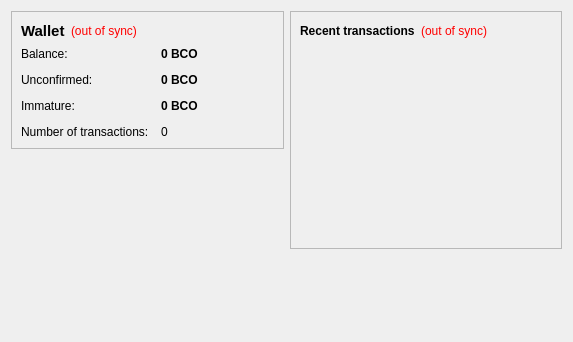
<?xml version="1.0" encoding="UTF-8"?>
<ui version="4.0">
 <class>OverviewPage</class>
 <widget class="QWidget" name="OverviewPage">
  <property name="geometry">
   <rect>
    <x>0</x>
    <y>0</y>
    <width>573</width>
    <height>342</height>
   </rect>
  </property>
  <property name="windowTitle">
   <string>Form</string>
  </property>
  <layout class="QHBoxLayout" name="horizontalLayout" stretch="1,1">
   <item>
    <layout class="QVBoxLayout" name="verticalLayout_2">
     <item>
      <widget class="QFrame" name="frame">
       <property name="frameShape">
        <enum>QFrame::StyledPanel</enum>
       </property>
       <property name="frameShadow">
        <enum>QFrame::Raised</enum>
       </property>
       <layout class="QVBoxLayout" name="verticalLayout_4">
        <item>
         <layout class="QHBoxLayout" name="horizontalLayout_4">
          <item>
           <widget class="QLabel" name="label_5">
            <property name="font">
             <font>
              <pointsize>11</pointsize>
              <weight>75</weight>
              <bold>true</bold>
             </font>
            </property>
            <property name="text">
             <string>Wallet</string>
            </property>
           </widget>
          </item>
          <item>
           <widget class="QLabel" name="labelWalletStatus">
            <property name="toolTip">
             <string>The displayed information may be out of date. Your wallet automatically synchronizes with the BetCoin network after a connection is established, but this process has not completed yet.</string>
            </property>
            <property name="styleSheet">
             <string notr="true">QLabel { color: red; }</string>
            </property>
            <property name="text">
             <string notr="true">(out of sync)</string>
            </property>
            <property name="alignment">
             <set>Qt::AlignLeading|Qt::AlignLeft|Qt::AlignVCenter</set>
            </property>
           </widget>
          </item>
          <item>
           <spacer name="horizontalSpacer_2">
            <property name="orientation">
             <enum>Qt::Horizontal</enum>
            </property>
            <property name="sizeHint" stdset="0">
             <size>
              <width>40</width>
              <height>20</height>
             </size>
            </property>
           </spacer>
          </item>
         </layout>
        </item>
        <item>
         <layout class="QFormLayout" name="formLayout_2">
          <property name="fieldGrowthPolicy">
           <enum>QFormLayout::AllNonFixedFieldsGrow</enum>
          </property>
          <property name="horizontalSpacing">
           <number>12</number>
          </property>
          <property name="verticalSpacing">
           <number>12</number>
          </property>
          <item row="0" column="0">
           <widget class="QLabel" name="label">
            <property name="text">
             <string>Balance:</string>
            </property>
           </widget>
          </item>
          <item row="0" column="1">
           <widget class="QLabel" name="labelBalance">
            <property name="font">
             <font>
              <weight>75</weight>
              <bold>true</bold>
             </font>
            </property>
            <property name="cursor">
             <cursorShape>IBeamCursor</cursorShape>
            </property>
            <property name="toolTip">
             <string>Your current balance</string>
            </property>
            <property name="text">
             <string notr="true">0 BCO</string>
            </property>
            <property name="textInteractionFlags">
             <set>Qt::LinksAccessibleByMouse|Qt::TextSelectableByKeyboard|Qt::TextSelectableByMouse</set>
            </property>
           </widget>
          </item>
          <item row="1" column="0">
           <widget class="QLabel" name="label_3">
            <property name="text">
             <string>Unconfirmed:</string>
            </property>
           </widget>
          </item>
          <item row="1" column="1">
           <widget class="QLabel" name="labelUnconfirmed">
            <property name="font">
             <font>
              <weight>75</weight>
              <bold>true</bold>
             </font>
            </property>
            <property name="cursor">
             <cursorShape>IBeamCursor</cursorShape>
            </property>
            <property name="toolTip">
             <string>Total of transactions that have yet to be confirmed, and do not yet count toward the current balance</string>
            </property>
            <property name="text">
             <string notr="true">0 BCO</string>
            </property>
            <property name="textInteractionFlags">
             <set>Qt::LinksAccessibleByMouse|Qt::TextSelectableByKeyboard|Qt::TextSelectableByMouse</set>
            </property>
           </widget>
          </item>
          <item row="3" column="0">
           <widget class="QLabel" name="label_2">
            <property name="text">
             <string>Number of transactions:</string>
            </property>
           </widget>
          </item>
          <item row="3" column="1">
           <widget class="QLabel" name="labelNumTransactions">
            <property name="toolTip">
             <string>Total number of transactions in wallet</string>
            </property>
            <property name="text">
             <string notr="true">0</string>
            </property>
           </widget>
          </item>
          <item row="2" column="0">
           <widget class="QLabel" name="labelImmatureText">
            <property name="text">
             <string>Immature:</string>
            </property>
           </widget>
          </item>
          <item row="2" column="1">
           <widget class="QLabel" name="labelImmature">
            <property name="font">
             <font>
              <weight>75</weight>
              <bold>true</bold>
             </font>
            </property>
            <property name="toolTip">
             <string>Mined balance that has not yet matured</string>
            </property>
            <property name="text">
             <string notr="true">0 BCO</string>
            </property>
            <property name="textInteractionFlags">
             <set>Qt::LinksAccessibleByMouse|Qt::TextSelectableByKeyboard|Qt::TextSelectableByMouse</set>
            </property>
           </widget>
          </item>
         </layout>
        </item>
       </layout>
      </widget>
     </item>
     <item>
      <spacer name="verticalSpacer">
       <property name="orientation">
        <enum>Qt::Vertical</enum>
       </property>
       <property name="sizeHint" stdset="0">
        <size>
         <width>20</width>
         <height>40</height>
        </size>
       </property>
      </spacer>
     </item>
    </layout>
   </item>
   <item>
    <layout class="QVBoxLayout" name="verticalLayout_3">
     <item>
      <widget class="QFrame" name="frame_2">
       <property name="frameShape">
        <enum>QFrame::StyledPanel</enum>
       </property>
       <property name="frameShadow">
        <enum>QFrame::Raised</enum>
       </property>
       <layout class="QVBoxLayout" name="verticalLayout">
        <item>
         <layout class="QHBoxLayout" name="horizontalLayout_2">
          <item>
           <widget class="QLabel" name="label_4">
            <property name="text">
             <string>&lt;b&gt;Recent transactions&lt;/b&gt;</string>
            </property>
           </widget>
          </item>
          <item>
           <widget class="QLabel" name="labelTransactionsStatus">
            <property name="toolTip">
             <string>The displayed information may be out of date. Your wallet automatically synchronizes with the BetCoin network after a connection is established, but this process has not completed yet.</string>
            </property>
            <property name="styleSheet">
             <string notr="true">QLabel { color: red; }</string>
            </property>
            <property name="text">
             <string notr="true">(out of sync)</string>
            </property>
            <property name="alignment">
             <set>Qt::AlignRight|Qt::AlignTrailing|Qt::AlignVCenter</set>
            </property>
           </widget>
          </item>
          <item>
           <spacer name="horizontalSpacer">
            <property name="orientation">
             <enum>Qt::Horizontal</enum>
            </property>
            <property name="sizeHint" stdset="0">
             <size>
              <width>40</width>
              <height>20</height>
             </size>
            </property>
           </spacer>
          </item>
         </layout>
        </item>
        <item>
         <widget class="QListView" name="listTransactions">
          <property name="styleSheet">
           <string notr="true">QListView { background: transparent; }</string>
          </property>
          <property name="frameShape">
           <enum>QFrame::NoFrame</enum>
          </property>
          <property name="verticalScrollBarPolicy">
           <enum>Qt::ScrollBarAlwaysOff</enum>
          </property>
          <property name="horizontalScrollBarPolicy">
           <enum>Qt::ScrollBarAlwaysOff</enum>
          </property>
          <property name="selectionMode">
           <enum>QAbstractItemView::NoSelection</enum>
          </property>
         </widget>
        </item>
       </layout>
      </widget>
     </item>
     <item>
      <spacer name="verticalSpacer_2">
       <property name="orientation">
        <enum>Qt::Vertical</enum>
       </property>
       <property name="sizeHint" stdset="0">
        <size>
         <width>20</width>
         <height>40</height>
        </size>
       </property>
      </spacer>
     </item>
    </layout>
   </item>
  </layout>
 </widget>
 <resources/>
 <connections/>
</ui>
